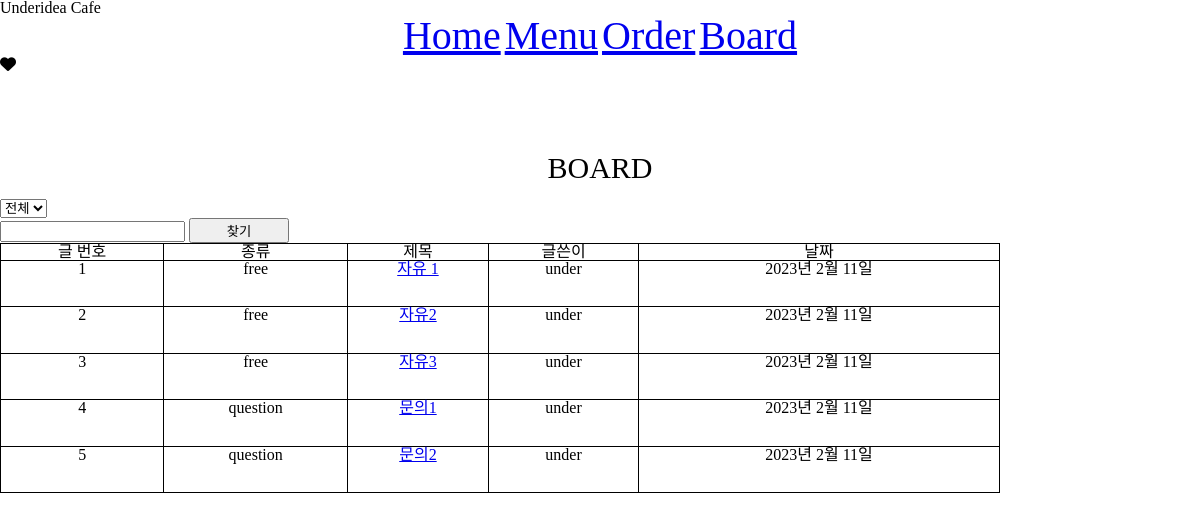
/board/, run on the app's committed database.
### board/models.py (models this page shows, shortened)
class Board(models.Model):
    CATEGORY_CHOICES = [("free", "자유"), ("question", "문의"),]
    category = models.CharField(max_length=20, choices=CATEGORY_CHOICES, default="free")
    title = models.CharField(max_length=200)
    content = models.TextField(max_length=1000)
    writer = models.CharField(max_length=30)
    date_create = models.DateTimeField(default=timezone.now)
    data_update = models.DateTimeField(default=timezone.now)
    status_delete = models.BooleanField(default=False)

### board/views.py (the view)
# urls.py: path('', index, name="board_index"),
def index(request):
    data_get_category = request.GET.get('category')
    if data_get_category == "free" or data_get_category == "question":
        list_board = Board.objects.filter(category=data_get_category)
    else:
        list_board = Board.objects.all()
    print(request.GET)
    print(request.GET.get("q"))
    data_get_query = request.GET.get("q")
    if data_get_query:
        list_board = Board.objects.filter(Q(title__contains=data_get_query) | Q(content__contains=data_get_query))
    context = {"list_board":list_board}
    return render(request, 'board/index.html', context)

### board/templates/board/index.html (shortened to what this page needs)
{% extends 'base.html' %}
{% block content %}
<br><br><br><br><br><br>
<h1 class="center" style="font-size : 30px">BOARD</h1>
<br>
<form method="get">
    <select name="category" id="select_category" onchange="this.form.submit()">
        <option value="all">전체</option>
    </select>
</form>
<div>
    <form method="get">
        <input type="text" name="q">
        <button type="submit">찾기</button>
    </form>
</div>
<div>
    <table border="1" style="width : 1000px; height : 250px;border:1px solid black">
        <thead>
            <tr align="center">
                <td>글 번호</td>
                <td>종류</td>
                <td>제목</td>
                <td>글쓴이</td>
                <td>날짜</td>
            </tr>
        </thead>
        <tbody>
            {% for board in list_board%}
            <tr align="center">
                <td>{{ board.id }}</td>
                <td>{{ board.category }}</td>
                <td><p><a href="{% url 'board_read' board_id=board.id %}">{{ board.title }}</a></p></td>
                <td>{{ board.writer }}</td>
                <td>{{ board.date_create|date:'Y년 M d일'}}</td>
            </tr>
            {% endfor %}
        </tbody>
    </table>
</div>
{% endblock %}

### static/css/index.css (style rules this page uses)
.center { display : flex; justify-content: center; align-items : center; }
button { width:100px; }
table, tr, td, th { border:1px solid black; }

### data on the page
Board: id "1", category "free", title "자유 1", writer "under", date_create "2023년 2월 11일"
Board: id "2", category "free", title "자유2", writer "under", date_create "2023년 2월 11일"
Board: id "3", category "free", title "자유3", writer "under", date_create "2023년 2월 11일"
Board: id "4", category "question", title "문의1", writer "under", date_create "2023년 2월 11일"
Board: id "5", category "question", title "문의2", writer "under", date_create "2023년 2월 11일"
